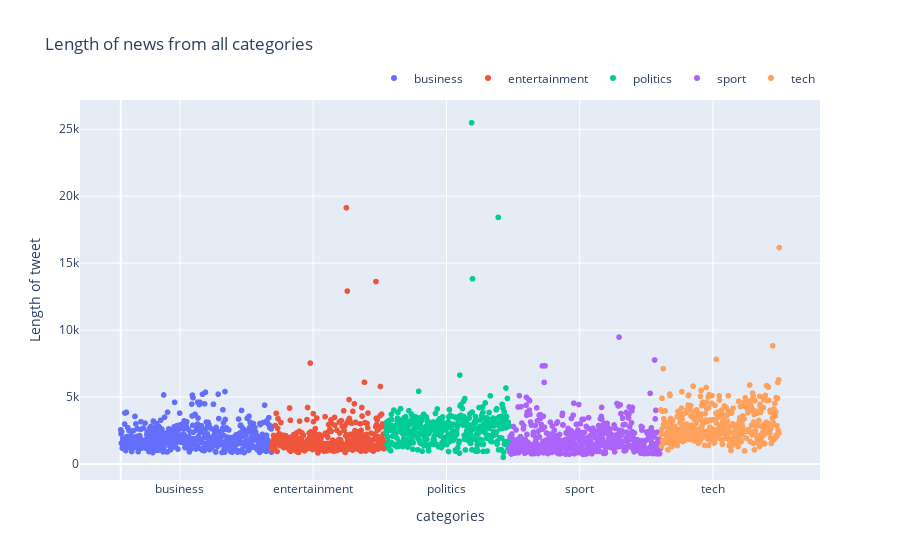

Source (notebook cell):
### Code cell
fig= px.scatter(data_frame= data,
                x= 'id',
                y= 'file_length',
                color='category',
            
               )
fig.layout={'yaxis_title':'Length of tweet',
           'xaxis_title':'categories',
           'title':'Length of news from all categories'
           }
fig.update_layout(
    legend={
        'orientation':'h',
        'yanchor':"bottom",
        'y':1.02,
        'xanchor':"right",
        'x':1},
        
#         xaxis = {
#             'tickmode':'linear',
#             'tick0':200,#intitial
#             'dtick':400 # space
#         }
         xaxis={
             'tickmode':'array',
             'tickvals':np.linspace(200,2000,5),
             'ticktext':['business','entertainment','politics','sport','tech']
         }
)


fig.show()

### Figure 1 — Plotly figure (JSON) as saved in the notebook; plotly's stock layout.template omitted (floating-point values rounded to 4 significant figures; data arrays with more than 128 entries replaced by an {"elided": "..."} marker saying what was removed)
{"data": [{"hovertemplate": "category=business<br>id=%{x}<br>file_length=%{y}<extra></extra>", "legendgroup": "business", "marker": {"color": "#636efa", "symbol": "circle"}, "mode": "markers", "name": "business", "showlegend": true, "type": "scattergl", "x": {"elided": "510 int values"}, "xaxis": "x", "y": {"elided": "510 int values"}, "yaxis": "y"}, {"hovertemplate": "category=entertainment<br>id=%{x}<br>file_length=%{y}<extra></extra>", "legendgroup": "entertainment", "marker": {"color": "#EF553B", "symbol": "circle"}, "mode": "markers", "name": "entertainment", "showlegend": true, "type": "scattergl", "x": {"elided": "386 int values"}, "xaxis": "x", "y": {"elided": "386 int values"}, "yaxis": "y"}, {"hovertemplate": "category=politics<br>id=%{x}<br>file_length=%{y}<extra></extra>", "legendgroup": "politics", "marker": {"color": "#00cc96", "symbol": "circle"}, "mode": "markers", "name": "politics", "showlegend": true, "type": "scattergl", "x": {"elided": "417 int values"}, "xaxis": "x", "y": {"elided": "417 int values"}, "yaxis": "y"}, {"hovertemplate": "category=sport<br>id=%{x}<br>file_length=%{y}<extra></extra>", "legendgroup": "sport", "marker": {"color": "#ab63fa", "symbol": "circle"}, "mode": "markers", "name": "sport", "showlegend": true, "type": "scattergl", "x": {"elided": "511 int values"}, "xaxis": "x", "y": {"elided": "511 int values"}, "yaxis": "y"}, {"hovertemplate": "category=tech<br>id=%{x}<br>file_length=%{y}<extra></extra>", "legendgroup": "tech", "marker": {"color": "#FFA15A", "symbol": "circle"}, "mode": "markers", "name": "tech", "showlegend": true, "type": "scattergl", "x": {"elided": "401 int values"}, "xaxis": "x", "y": {"elided": "401 int values"}, "yaxis": "y"}], "layout": {"legend": {"orientation": "h", "x": 1, "xanchor": "right", "y": 1.02, "yanchor": "bottom"}, "title": {"text": "Length of news from all categories"}, "xaxis": {"tickmode": "array", "ticktext": ["business", "entertainment", "politics", "sport", "tech"], "tickvals": [200, 650, 1100, 1550, 2000], "title": {"text": "categories"}}, "yaxis": {"title": {"text": "Length of tweet"}}}}
